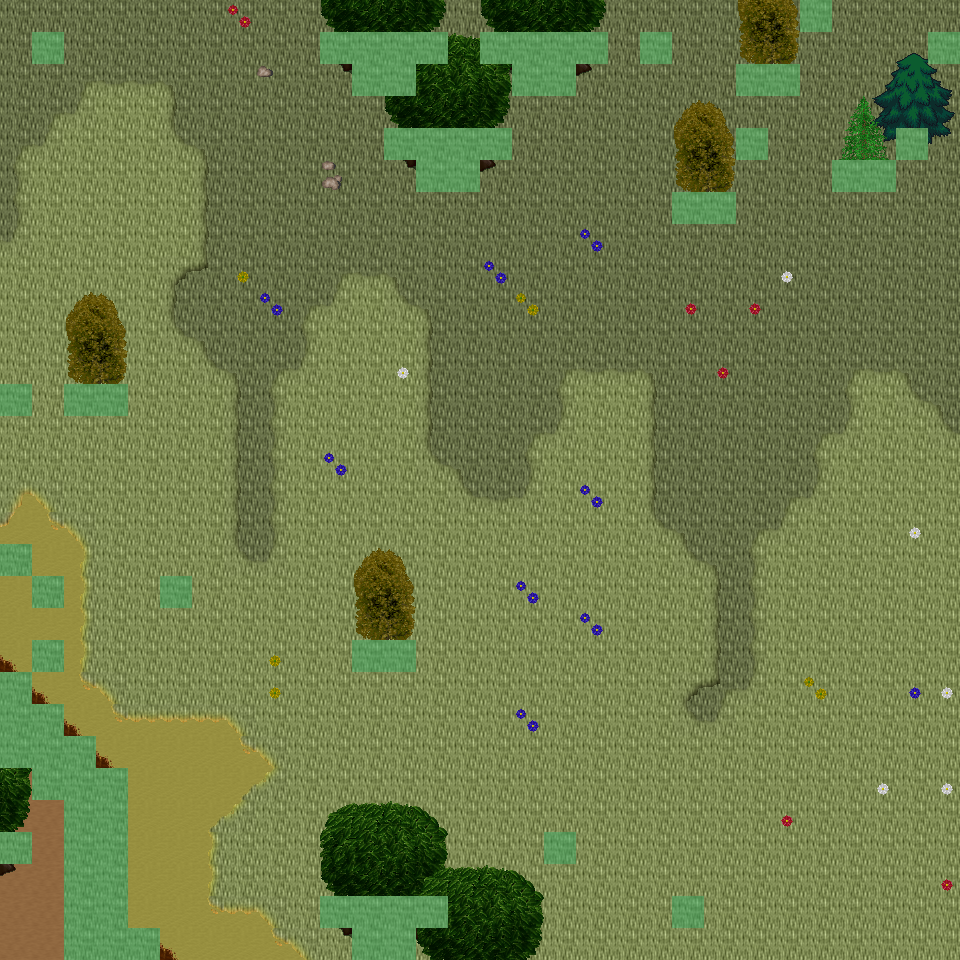

Rendered tile map (Tiled .tmx) drawn with the repository's tilesets; below, a short description and the map source with its tile grids summarised:
An orthogonal 30x30 tile map with 32x32 px tiles, 6 tile layers (Ground, Object, Object2, Above, ...), 45 tilesets and 12 objects (12x mapExit).

<map version="1.0" orientation="orthogonal" renderorder="right-down" width="30" height="30" tilewidth="32" tileheight="32" nextobjectid="13">
  <tileset firstgid="1" name="tileset_ground_ground" tilewidth="32" tileheight="32" tilecount="33" columns="3">
    <image source="../drawable/tileset_ground_ground.png" width="96" height="352" />
  </tileset>
  <tileset firstgid="34" name="tileset_ground_ridge_earth_dark" tilewidth="32" tileheight="32" tilecount="96" columns="12">
    <image source="../drawable/tileset_ground_ridge_earth_dark.png" width="384" height="256" />
  </tileset>
  <tileset firstgid="130" name="tileset_plant_grasses" tilewidth="32" tileheight="32" tilecount="6" columns="3">
    <image source="../drawable/tileset_plant_grasses.png" width="96" height="64" />
  </tileset>
  <tileset firstgid="136" name="tileset_ground_ladder_vertical_dark" tilewidth="32" tileheight="32" tilecount="3" columns="3">
    <image source="../drawable/tileset_ground_ladder_vertical_dark.png" width="96" height="32" />
  </tileset>
  <tileset firstgid="139" name="tileset_logic_collision" tilewidth="32" tileheight="32" tilecount="1" columns="1">
    <image source="../drawable/tileset_logic_collision.png" width="32" height="32" />
  </tileset>
  <tileset firstgid="140" name="tileset_ground_grass_corners" tilewidth="32" tileheight="32" tilecount="24" columns="6">
    <image source="../drawable/tileset_ground_grass_corners.png" width="192" height="128" />
  </tileset>
  <tileset firstgid="164" name="tileset_ground_earth_edges" tilewidth="32" tileheight="32" tilecount="18" columns="6">
    <image source="../drawable/tileset_ground_earth_edges.png" width="192" height="96" />
  </tileset>
  <tileset firstgid="182" name="tileset_plant_bush_bushes" tilewidth="32" tileheight="32" tilecount="10" columns="5">
    <image source="../drawable/tileset_plant_bush_bushes.png" width="160" height="64" />
  </tileset>
  <tileset firstgid="192" name="tileset_plant_tree_tree_darkgreen" tilewidth="32" tileheight="32" tilecount="88" columns="8">
    <image source="../drawable/tileset_plant_tree_tree_darkgreen.png" width="256" height="352" />
  </tileset>
  <tileset firstgid="280" name="tileset_ground_rock_pebbles" tilewidth="32" tileheight="32" tilecount="3" columns="1">
    <image source="../drawable/tileset_ground_rock_pebbles.png" width="32" height="96" />
  </tileset>
  <tileset firstgid="283" name="tileset_furniture_sink_jacuzzi_dark_side_on" tilewidth="32" tileheight="32" tilecount="36" columns="3">
    <image source="../drawable/tileset_furniture_sink_jacuzzi_dark_side_on.png" width="96" height="384" />
  </tileset>
  <tileset firstgid="319" name="tileset_furniture_chair_bench_iron_extensible" tilewidth="32" tileheight="32" tilecount="16" columns="4">
    <image source="../drawable/tileset_furniture_chair_bench_iron_extensible.png" width="128" height="128" />
  </tileset>
  <tileset firstgid="335" name="tileset_plant_flower_daisy_blue" tilewidth="32" tileheight="32" tilecount="8" columns="2">
    <image source="../drawable/tileset_plant_flower_daisy_blue.png" width="64" height="128" />
  </tileset>
  <tileset firstgid="343" name="tileset_plant_flower_daisy_red" tilewidth="32" tileheight="32" tilecount="8" columns="2">
    <image source="../drawable/tileset_plant_flower_daisy_red.png" width="64" height="128" />
  </tileset>
  <tileset firstgid="351" name="tileset_plant_flower_daisy_white" tilewidth="32" tileheight="32" tilecount="8" columns="2">
    <image source="../drawable/tileset_plant_flower_daisy_white.png" width="64" height="128" />
  </tileset>
  <tileset firstgid="359" name="tileset_plant_flower_daisy_yellow" tilewidth="32" tileheight="32" tilecount="8" columns="2">
    <image source="../drawable/tileset_plant_flower_daisy_yellow.png" width="64" height="128" />
  </tileset>
  <tileset firstgid="367" name="tileset_plant_bush_hedge" tilewidth="32" tileheight="32" tilecount="35" columns="5">
    <image source="../drawable/tileset_plant_bush_hedge.png" width="160" height="224" />
  </tileset>
  <tileset firstgid="402" name="tileset_plant_tree_evergreen" tilewidth="32" tileheight="32" tilecount="36" columns="3">
    <image source="../drawable/tileset_plant_tree_evergreen.png" width="96" height="384" />
  </tileset>
  <tileset firstgid="438" name="tileset_furniture_light_iron_lamp" tilewidth="32" tileheight="32" tilecount="3" columns="1">
    <image source="../drawable/tileset_furniture_light_iron_lamp.png" width="32" height="96" />
  </tileset>
  <tileset firstgid="441" name="tileset_furniture_light_flames" tilewidth="32" tileheight="32" tilecount="6" columns="6">
    <image source="../drawable/tileset_furniture_light_flames.png" width="192" height="32" />
  </tileset>
  <tileset firstgid="447" name="tileset_item_statue_girl_with_bird" tilewidth="32" tileheight="32" tilecount="12" columns="4">
    <image source="../drawable/tileset_item_statue_girl_with_bird.png" width="128" height="96" />
  </tileset>
  <tileset firstgid="459" name="tileset_object_birds" tilewidth="32" tileheight="32" tilecount="4" columns="2">
    <image source="../drawable/tileset_object_birds.png" width="64" height="64" />
  </tileset>
  <tileset firstgid="463" name="tileset_logic_protection" tilewidth="32" tileheight="32" tilecount="2" columns="2">
    <image source="../drawable/tileset_logic_protection.png" width="64" height="32" />
  </tileset>
  <tileset firstgid="465" name="tileset_plant_tree_spruce" tilewidth="32" tileheight="32" tilecount="6" columns="2">
    <image source="../drawable/tileset_plant_tree_spruce.png" width="64" height="96" />
  </tileset>
  <tileset firstgid="471" name="tileset_plant_tree_taller_trees" tilewidth="32" tileheight="32" tilecount="32" columns="8">
    <image source="../drawable/tileset_plant_tree_taller_trees.png" width="256" height="128" />
  </tileset>
  <tileset firstgid="503" name="tileset_plant_stump_hollow_logs" tilewidth="32" tileheight="32" tilecount="6" columns="3">
    <image source="../drawable/tileset_plant_stump_hollow_logs.png" width="96" height="64" />
  </tileset>
  <tileset firstgid="509" name="tileset_plant_stump_small_stump" tilewidth="32" tileheight="32" tilecount="4" columns="2">
    <image source="../drawable/tileset_plant_stump_small_stump.png" width="64" height="64" />
  </tileset>
  <tileset firstgid="513" name="tileset_ground_grass_2" tilewidth="32" tileheight="32" tilecount="21" columns="3">
    <image source="../drawable/tileset_ground_grass_2.png" width="96" height="224" />
  </tileset>
  <tileset firstgid="534" name="tileset_ground_water_waterfall" tilewidth="32" tileheight="32" tilecount="120" columns="8">
    <image source="../drawable/tileset_ground_water_waterfall.png" width="256" height="480" />
  </tileset>
  <tileset firstgid="654" name="tileset_ground_water_pool_corners" tilewidth="32" tileheight="32" tilecount="72" columns="3">
    <image source="../drawable/tileset_ground_water_pool_corners.png" width="96" height="768" />
  </tileset>
  <tileset firstgid="726" name="tileset_ground_water_pool" tilewidth="32" tileheight="32" tilecount="72" columns="3">
    <image source="../drawable/tileset_ground_water_pool.png" width="96" height="768" />
  </tileset>
  <tileset firstgid="798" name="tileset_plant_vine" tilewidth="32" tileheight="32" tilecount="3" columns="1">
    <image source="../drawable/tileset_plant_vine.png" width="32" height="96" />
  </tileset>
  <tileset firstgid="801" name="tileset_logic_item_fruits" tilewidth="32" tileheight="32" tilecount="16" columns="8">
    <image source="../drawable/tileset_logic_item_fruits.png" width="256" height="64" />
  </tileset>
  <tileset firstgid="817" name="tileset_ground_dry_grass" tilewidth="32" tileheight="32" tilecount="54" columns="9">
    <image source="../drawable/tileset_ground_dry_grass.png" width="288" height="192" />
  </tileset>
  <tileset firstgid="871" name="tileset_light_dim_light_5x5" tilewidth="32" tileheight="32" tilecount="25" columns="5">
    <image source="../drawable/tileset_light_dim_light_5x5.png" width="160" height="160" />
  </tileset>
  <tileset firstgid="896" name="tileset_building_chimney_smoke" tilewidth="32" tileheight="32" tilecount="40" columns="4">
    <image source="../drawable/tileset_building_chimney_smoke.png" width="128" height="320" />
  </tileset>
  <tileset firstgid="936" name="tileset_logic_creature_hybrid" tilewidth="32" tileheight="32" tilecount="16" columns="8">
    <image source="../drawable/tileset_logic_creature_hybrid.png" width="256" height="64" />
  </tileset>
  <tileset firstgid="952" name="tileset_building_huts" tilewidth="32" tileheight="32" tilecount="338" columns="26">
    <image source="../drawable/tileset_building_huts.png" width="832" height="416" />
  </tileset>
  <tileset firstgid="1290" name="tileset_logic_portal" tilewidth="32" tileheight="32" tilecount="24" columns="8">
    <image source="../drawable/tileset_logic_portal.png" width="256" height="96" />
  </tileset>
  <tileset firstgid="1314" name="tileset_plant_bush_leafy" tilewidth="32" tileheight="32" tilecount="48" columns="8">
    <image source="../drawable/tileset_plant_bush_leafy.png" width="256" height="192" />
  </tileset>
  <tileset firstgid="1362" name="tileset_plant_bush_berried" tilewidth="32" tileheight="32" tilecount="60" columns="5">
    <image source="../drawable/tileset_plant_bush_berried.png" width="160" height="384" />
  </tileset>
  <tileset firstgid="1422" name="tileset_plant_bush_flowering" tilewidth="32" tileheight="32" tilecount="72" columns="8">
    <image source="../drawable/tileset_plant_bush_flowering.png" width="256" height="288" />
  </tileset>
  <tileset firstgid="1494" name="tileset_plant_bushes_and_trees" tilewidth="32" tileheight="32" tilecount="144" columns="16">
    <image source="../drawable/tileset_plant_bushes_and_trees.png" width="512" height="289" />
  </tileset>
  <tileset firstgid="1638" name="tileset_plant_bush_bush_pinks" tilewidth="32" tileheight="32" tilecount="4" columns="2">
    <image source="../drawable/tileset_plant_bush_bush_pinks.png" width="64" height="64" />
  </tileset>
  <tileset firstgid="1642" name="tileset_logic_creature_mutant" tilewidth="32" tileheight="32" tilecount="7" columns="7">
    <image source="../drawable/tileset_logic_creature_mutant.png" width="224" height="32" />
  </tileset>
  <layer name="Ground" width="30" height="30">
    <data>[900 cells, 900 non-empty, 4 distinct tile ids]</data>
  </layer>
  <layer name="Object" width="30" height="30">
    <data>[900 cells, 228 non-empty, 50 distinct tile ids]</data>
  </layer>
  <layer name="Object2" width="30" height="30">
    <data>[900 cells, 1 non-empty, 1 distinct tile ids]</data>
  </layer>
  <layer name="Above" width="30" height="30">
    <data>[900 cells, 64 non-empty, 26 distinct tile ids]</data>
  </layer>
  <layer name="Above2" width="30" height="30">
    <data>[900 cells, 27 non-empty, 14 distinct tile ids]</data>
  </layer>
  <layer name="Walkable" width="30" height="30">
    <data>[900 cells, 68 non-empty, 1 distinct tile ids]</data>
  </layer>
  <objectgroup name="MapEvents">
    <object id="1" name="north" type="mapExit" x="0" y="0" width="800" height="32">
      <properties>
        <property name="map" value="level_0_x103_y9" />
        <property name="x" value="0" />
        <property name="y" value="28" />
      </properties>
    </object>
    <object id="2" name="north2" type="mapExit" x="832" y="0" width="128" height="32">
      <properties>
        <property name="map" value="level_0_x103_y9" />
        <property name="x" value="26" />
        <property name="y" value="28" />
      </properties>
    </object>
    <object id="3" name="south" type="mapExit" x="0" y="928" width="64" height="32">
      <properties>
        <property name="map" value="level_0_x103_y11" />
        <property name="x" value="0" />
        <property name="y" value="1" />
      </properties>
    </object>
    <object id="4" name="south2" type="mapExit" x="160" y="928" width="192" height="32">
      <properties>
        <property name="map" value="level_0_x103_y11" />
        <property name="x" value="5" />
        <property name="y" value="1" />
      </properties>
    </object>
    <object id="5" name="south3" type="mapExit" x="416" y="928" width="544" height="32">
      <properties>
        <property name="map" value="level_0_x103_y11" />
        <property name="x" value="13" />
        <property name="y" value="1" />
      </properties>
    </object>
    <object id="6" name="west" type="mapExit" x="0" y="0" width="32" height="384">
      <properties>
        <property name="map" value="level_0_x102_y10" />
        <property name="x" value="28" />
        <property name="y" value="0" />
      </properties>
    </object>
    <object id="7" name="west2" type="mapExit" x="0" y="416" width="32" height="128">
      <properties>
        <property name="map" value="level_0_x102_y10" />
        <property name="x" value="28" />
        <property name="y" value="13" />
      </properties>
    </object>
    <object id="8" name="west3" type="mapExit" x="0" y="576" width="32" height="96">
      <properties>
        <property name="map" value="level_0_x102_y10" />
        <property name="x" value="28" />
        <property name="y" value="18" />
      </properties>
    </object>
    <object id="9" name="west4" type="mapExit" x="0" y="768" width="32" height="64">
      <properties>
        <property name="map" value="level_0_x102_y10" />
        <property name="x" value="28" />
        <property name="y" value="24" />
      </properties>
    </object>
    <object id="10" name="west5" type="mapExit" x="0" y="864" width="32" height="96">
      <properties>
        <property name="map" value="level_0_x102_y10" />
        <property name="x" value="28" />
        <property name="y" value="27" />
      </properties>
    </object>
    <object id="11" name="east" type="mapExit" x="928" y="0" width="32" height="32">
      <properties>
        <property name="map" value="level_0_x104_y10" />
        <property name="x" value="1" />
        <property name="y" value="0" />
      </properties>
    </object>
    <object id="12" name="east2" type="mapExit" x="928" y="64" width="32" height="896">
      <properties>
        <property name="map" value="level_0_x104_y10" />
        <property name="x" value="1" />
        <property name="y" value="2" />
      </properties>
    </object>
  </objectgroup>
</map>
